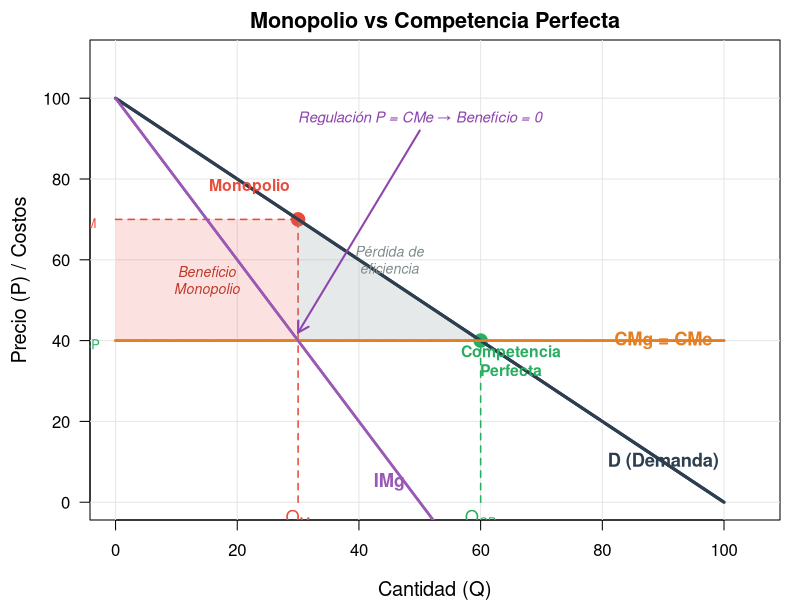

Recreate this plot in R.
# Script R para generar gráfico de Monopolio vs Competencia Perfecta (Pregunta 40)
# Muestra la diferencia en producción, precio y beneficios

# Definir archivo de salida
output_file <- "images/q40_monopolio.png"
dir.create(dirname(output_file), showWarnings = FALSE, recursive = TRUE)

# Abrir dispositivo PNG
png(output_file, width = 7, height = 5.5, units = "in", res = 300)

# Configurar márgenes
par(mar = c(4, 4.5, 2, 1), family = "sans")

# Definir rango de cantidades
Q <- seq(0, 100, length.out = 500)

# Curva de demanda (P = 100 - Q)
P_demanda <- 100 - Q

# Costo marginal constante (simplificación)
CMg <- rep(40, length(Q))

# Costo medio (U-shaped, pero simplificado como constante para claridad)
CMe <- rep(40, length(Q))

# Ingreso marginal (IMg = 100 - 2Q para demanda lineal)
IMg <- 100 - 2*Q

# Punto de equilibrio en Competencia Perfecta (P = CMg)
Q_cp <- 60  # Donde P_demanda = CMg
P_cp <- 40

# Punto de equilibrio en Monopolio (IMg = CMg)
Q_monopolio <- 30  # Donde IMg = CMg
P_monopolio <- 70  # P correspondiente en curva de demanda

# Crear gráfico base
plot(Q, P_demanda, type = "l", lwd = 3, col = "#2C3E50",
     xlim = c(0, 105), ylim = c(0, 110),
     xlab = "Cantidad (Q)", ylab = "Precio (P) / Costos",
     main = "Monopolio vs Competencia Perfecta",
     cex.lab = 1.2, cex.main = 1.3, las = 1)

grid(col = "gray90", lty = 1)

# Dibujar curvas
lines(Q, CMg, lwd = 2.5, col = "#E67E22", lty = 1)  # Costo Marginal
lines(Q, CMe, lwd = 2.5, col = "#F39C12", lty = 2)  # Costo Medio
lines(Q, IMg, lwd = 2.5, col = "#9B59B6", lty = 1)  # Ingreso Marginal

# Marcar punto de Competencia Perfecta
points(Q_cp, P_cp, pch = 19, cex = 1.8, col = "#27AE60")
segments(Q_cp, 0, Q_cp, P_cp, lty = 2, col = "#27AE60", lwd = 1.5)
segments(0, P_cp, Q_cp, P_cp, lty = 2, col = "#27AE60", lwd = 1.5)

# Marcar punto de Monopolio
points(Q_monopolio, P_monopolio, pch = 19, cex = 1.8, col = "#E74C3C")
segments(Q_monopolio, 0, Q_monopolio, P_monopolio, lty = 2, col = "#E74C3C", lwd = 1.5)
segments(0, P_monopolio, Q_monopolio, P_monopolio, lty = 2, col = "#E74C3C", lwd = 1.5)

# Sombrear beneficio del monopolio (área entre P y CMe)
polygon(c(0, Q_monopolio, Q_monopolio, 0),
        c(CMe[1], CMe[1], P_monopolio, P_monopolio),
        col = rgb(231, 76, 60, alpha = 40, maxColorValue = 255),
        border = NA)

# Sombrear pérdida de eficiencia (deadweight loss)
polygon(c(Q_monopolio, Q_cp, Q_monopolio),
        c(P_monopolio, P_cp, P_cp),
        col = rgb(149, 165, 166, alpha = 60, maxColorValue = 255),
        border = NA)

# Redibujar curvas principales
lines(Q, P_demanda, lwd = 3, col = "#2C3E50")
lines(Q, CMg, lwd = 2.5, col = "#E67E22")
lines(Q, IMg, lwd = 2.5, col = "#9B59B6")

# Etiquetas de curvas
text(90, 100 - 90, "D (Demanda)", cex = 1.1, font = 2, col = "#2C3E50")
text(90, 40, "CMg = CMe", cex = 1.1, font = 2, col = "#E67E22")
text(45, 100 - 2*45 - 5, "IMg", cex = 1.1, font = 2, col = "#9B59B6")

# Etiquetas de puntos
text(Q_cp + 5, P_cp - 5, "Competencia\nPerfecta", cex = 0.95, font = 2, col = "#27AE60")
text(Q_monopolio - 8, P_monopolio + 8, "Monopolio", cex = 0.95, font = 2, col = "#E74C3C")

# Etiquetas de cantidades y precios
text(Q_cp, -4, expression(Q[CP]), cex = 1.1, col = "#27AE60")
text(Q_monopolio, -4, expression(Q[M]), cex = 1.1, col = "#E74C3C")
text(-5, P_cp, expression(P[CP]), cex = 1.1, col = "#27AE60", srt = 0)
text(-5, P_monopolio, expression(P[M]), cex = 1.1, col = "#E74C3C", srt = 0)

# Anotaciones
text(Q_monopolio/2, (P_monopolio + CMe[1])/2, "Beneficio\nMonopolio", 
     cex = 0.85, col = "#C0392B", font = 3)
text((Q_monopolio + Q_cp)/2, (P_monopolio + P_cp)/2 + 5, "Pérdida de\neficiencia", 
     cex = 0.85, col = "#7F8C8D", font = 3)

# Nota sobre regulación
text(50, 95, "Regulación P = CMe → Beneficio = 0", 
     cex = 0.9, col = "#8E44AD", font = 3)
arrows(x0 = 50, y0 = 92, x1 = 30, y1 = 42, 
       length = 0.12, lwd = 2, col = "#8E44AD", code = 2)

dev.off()

cat("✓ Gráfico de monopolio guardado en:", output_file, "\n")
